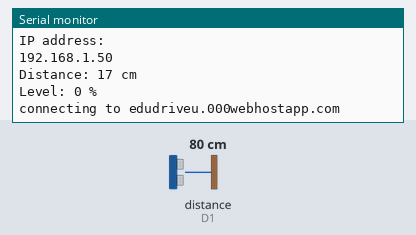
A sketch run on a simulated ESP8266 (NodeMCU). On the bench: the last lines printed to the serial monitor. Wiring (inferred from the names in the program): ultrasonic range finder: trigger D2; echo D1. The inputs (shaded band) are chosen by the test bench; at power-on: distance to the obstacle (sensor on D1) 80 cm. The echo pulse lasts 58.3 µs per cm; WiFi joins after 1.5 s; servers stay silent unless stated; uploads are accepted with an empty reply.

Above: at 5.2 s.
5.3 s: distance to the obstacle (sensor on D1) set to 2 cm
At 7.2 s:
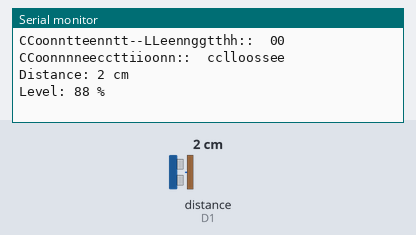
8.6 s: distance to the obstacle (sensor on D1) set to 4 cm
At 11.6 s:
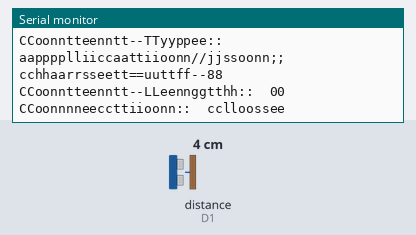
Timing chart, 0 to 13.1 s (numbered marks = the images above; inputs shaded):
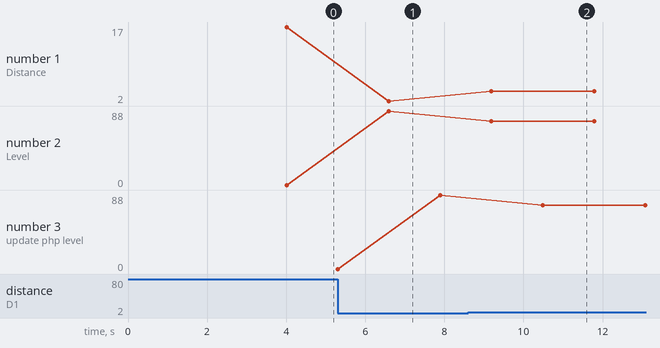

The sketch:

dust.io2.ino
```cpp
#include <ESP8266WiFi.h>

#include <LiquidCrystal_I2C.h>

#include <Wire.h>

LiquidCrystal_I2C lcd(0x27, 16, 2);
int lvl=0;
#define echoPin D1 // attach pin D2 Arduino to pin Echo of HC-SR04
#define trigPin D2 // attach pin D3 Arduino to pin Trig of HC-SR04                                          \


long duration; // Variable to store time taken to the pulse
               // to reach receiver

int distance; // Variable to store distance calculated using
              // formula


const char* ssid     = "SECE_WIFI";
const char* password = "Sece@123";

const char* host = "edudriveu.000webhostapp.com";
const char* streamId   = "....................";
const char* privateKey = "....................";


void setup(void)
{

  //ESP.wdtDisable();
  // Your code here
  //ESP.wdtEnable(WDTO_8S);

   pinMode(trigPin, OUTPUT); // Sets the trigPin as an OUTPUT
    pinMode(echoPin, INPUT); // Sets the echoPin as an INPUT

    // Serial Communication is starting with 9600 of
    // baudrate speed
    Serial.begin(9600);

    // The text to be printed in serial monitor
    Serial.println("Distance measurement using Arduino Uno.");
    delay(500);

  Serial.println();
  Serial.println();
  Serial.print("Connecting to ");
  Serial.println(ssid);

  WiFi.begin(ssid, password);

  while (WiFi.status() != WL_CONNECTED) {
    delay(500);
    Serial.print(".");
  }

  Serial.println("");
  Serial.println("WiFi connected");
  Serial.println("IP address: ");
  Serial.println(WiFi.localIP());


delay(2000);


}

void loop(void)
{

digitalWrite(trigPin, LOW);
    delayMicroseconds(2); // wait for 2 ms to avoid
                          // collision in serial monitor

    digitalWrite(trigPin,HIGH); // turn on the Trigger to generate pulse
    delayMicroseconds(10); // keep the trigger "ON" for 10 ms to generate
             // pulse for 10 ms.

    digitalWrite(trigPin,LOW); // Turn off the pulse trigger to stop
                       // pulse generation

    // If pulse reached the receiver echoPin
    // become high Then pulseIn() returns the
    // time taken by the pulse to reach the
    // receiver

    duration = pulseIn(echoPin, HIGH);
    distance = duration * 0.0344 / 2; // Expression to calculate
                                 // distance using time
if(distance>17)
distance=17;

lvl = map(distance, 0, 17, 100, 0);

    Serial.print("Distance: ");
    Serial.print(distance); // Print the output in serial monitor
    Serial.println(" cm");

    Serial.print("Level: ");
    Serial.print(lvl); // Print the output in serial monitor
    Serial.println(" %");
    delay(100);
  delay(1000);
  Serial.print("connecting to ");
  Serial.println(host);

  // Use WiFiClient class to create TCP connections
  WiFiClient client;
  const int httpPort = 80;
  if (!client.connect(host, httpPort)) {
    Serial.println("connection failed");
    return;
  }

  String url = "GET http://edudriveu.000webhostapp.com/dustbin/update.php?level="; // Getting info from my online database through my online website
  url+=lvl;
  url+=" HTTP/1.1\r\nHost: edudriveu.000webhostapp.com\r\n\r\n";
  url += "\r\n\r\n";
  Serial.print("Requesting URL: ");
  Serial.println(url);

  // This will send the request to the server
  client.print(url);
  unsigned long timeout = millis();
  while (client.available() == 0) {
    if (millis() - timeout > 5000) {
      Serial.println(">>> Client Timeout !");
      client.stop();
      return;
    }
  }

  // Read all the lines of the reply from server and print them to Serial
  while(client.available()){
    char a=client.read();
    Serial.print(a);
    /*
    if(a=='*')
    {
      a=client.read();
    Serial.print(a);
    if(a=='a')
    {
      a=client.read();
      Serial.print(a);
    if(a=='1')
    {
      digitalWrite(D8,LOW);
      }
      if(a=='0')
    {
      digitalWrite(D8,HIGH);
      }

    }
      }*/
    //String line = client.readStringUntil('\r');
    //Serial.print(line);

    Serial.print(a);


    }
    delay(1000);
}
```

Measured:
- after the input at 5.3 s, the serial monitor: prints a new line after 1.3 s (image 1)
- after the input at 8.6 s, the serial monitor: prints a new line after 0.59 s (image 2)
- plotted number 1: 17 → 2 after the input at 5.3 s, 2 → 4 after the input at 8.6 s
- plotted number 2: 0 → 88 after the input at 5.3 s, 88 → 76 after the input at 8.6 s
- plotted number 3: 88 → 76 after the input at 8.6 s
